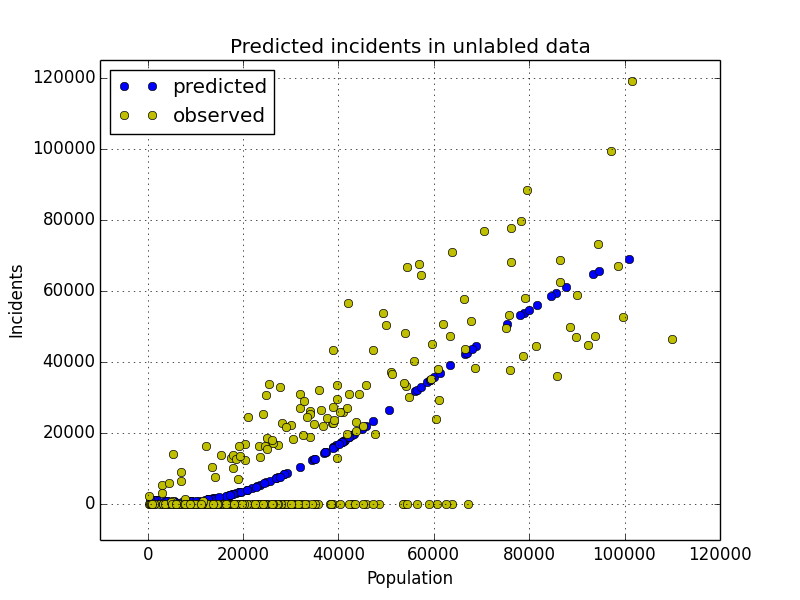

Write Python code to recreate this figure.
import matplotlib.pyplot as plt 
import numpy as np

readdata=[]
myfile = open('labeled_data.csv','r')
for line in myfile:
    readdata.append(line)
zip=[]
pop=[]
inc=[]

for i in range(1,len(readdata)):
    zip.append(readdata[i].split(",")[0])
    pop.append(float(readdata[i].split(",")[1]))
    inc.append(float(readdata[i].split(",")[2]))       
myfile.close()


readdata1=[]
myfile = open('unlabeled_data.csv','r')
for line in myfile:
    readdata1.append(line)
pop1=[]
for i in range(1,len(readdata1)):
    pop1.append(float(readdata1[i].split(",")[1]))
myfile.close()

# using degree 3 polynomial as the model
coeffs=np.polyfit(pop,inc,3)
p=np.poly1d(coeffs)
inc_predict=p(pop1)


chart=plt.figure()
chart=plt.subplot(1,1,1)
chart.set_title('Predicted incidents in unlabled data')
chart.plot(pop1,inc_predict,'o',label='predicted')
chart.plot(pop,inc,'o',color='y',label='observed')
chart.set_xlabel('Population')
chart.set_ylabel('Incidents')
chart.set_ylim(-10000,125000)
chart.set_xlim(-10000,120000)
chart.legend(loc='best')
chart.grid()

plt.show()
